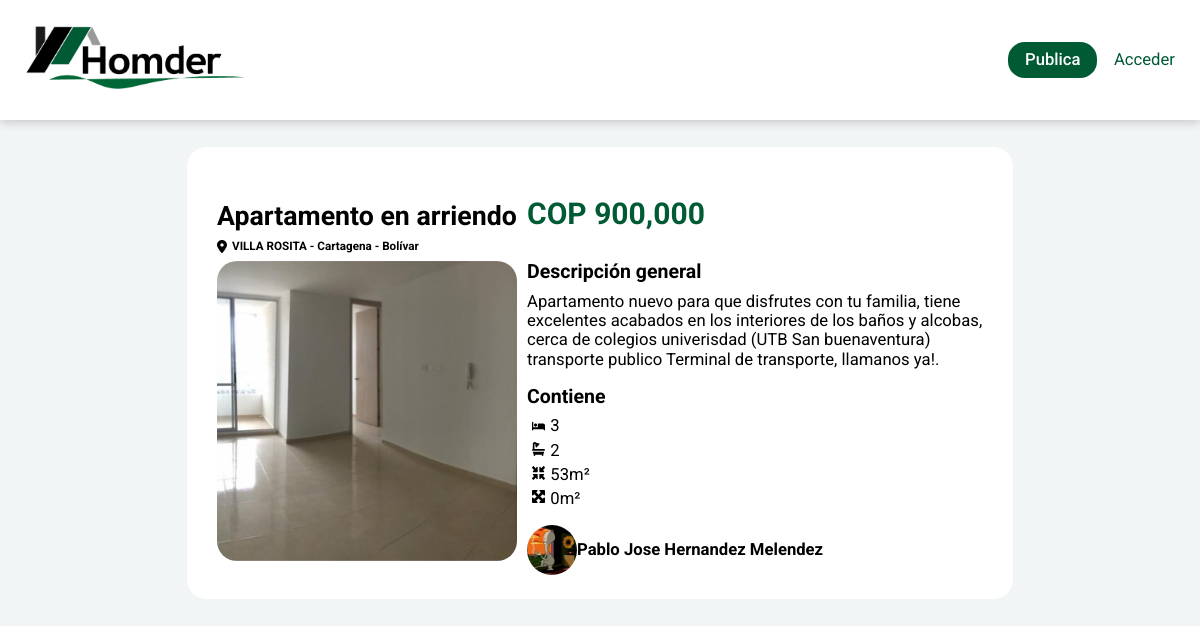
The page /post.php?id=1 on the database its author committed.
### tables this page shows
CREATE TABLE `posts` (
  `id` int(11) NOT NULL,
  `title` varchar(100) NOT NULL,
  `description` varchar(500) NOT NULL,
  `location` varchar(120) DEFAULT NULL,
  `price` varchar(20) NOT NULL,
  `rooms` int(11) DEFAULT NULL,
  `bathrooms` int(11) DEFAULT NULL,
  `innerArea` decimal(10,0) DEFAULT NULL,
  `outerArea` decimal(10,0) DEFAULT NULL,
  `userID` int(11) DEFAULT NULL
);

CREATE TABLE `post_images` (
  `id` int(11) NOT NULL,
  `file_name` varchar(255) NOT NULL,
  `uploaded_on` datetime NOT NULL,
  `status` enum('0','1') DEFAULT '1',
  `post_id` int(11) DEFAULT NULL
);

CREATE TABLE `users` (
  `id` int(11) NOT NULL,
  `name` varchar(100) NOT NULL,
  `email` varchar(100) NOT NULL,
  `password` varchar(100) NOT NULL,
  `description` varchar(255) DEFAULT NULL,
  `phone` varchar(15) DEFAULT NULL,
  `profile-pic` varchar(255) DEFAULT 'default-user.svg'
);

### post.php (the view, shortened to what this page needs)
<!DOCTYPE html>
<?php
include 'scripts/php/partials/header-config_1.php';
$post_id=$_GET['id'];
$posts=$connect->query("SELECT * FROM posts WHERE id=$post_id");
if($posts->num_rows>0){
    $post=$posts->fetch_assoc();
    $post_userID=$post['userID'];
    $users=$connect->query("SELECT * FROM users WHERE id=$post_userID");
    if($users->num_rows>0){
        $author=$users->fetch_assoc();
        $thisProfilePicture=$author['profile-pic'];
        $thisProfilePictureFolder="uploads/";
        $imagesPHP=$connect->query("SELECT * FROM post_images WHERE post_id=$post_id");
    }
    else{
        post_notFound();
    }
} else{
    post_notFound();
}
?>
<html lang="es">
<head>
    <link rel="stylesheet" href="styles/css//03_pages/post.css">
</head>
<body>
    <?php include "scripts/php/partials/header.php";?>
    <main>
        <div class="post">
            <div class="post__presentation">
                <div class="post__info">
                    <h2 class="post__title"><?php echo $post['title']?></h2>
                    <div class="location"><?php echo $post['location']?></div>
                </div>
                <div class="post__images">
                    <?php
                    if(!$imagesPHP->num_rows>0){
                        $preview="http://localhost/Homder/img/default-photo.svg";?>
                        <img class="post__image" src="<?php echo $preview?>" alt="El creador de la publicación no subió fotos.">
                    <?php }
                    else{
                        $first=true;
                        while($row=$imagesPHP->fetch_assoc()){
                            if($first){
                                $first=false;
                                ?>
                                <img class="post__image" src="<?php echo "http://localhost/homder/uploads/".$row['file_name']?>" alt="Previsualización de las imágenes asociadas a la publicación.">
                        <?php
                            }
                        ?>
                        <?php
                        }
                        ?>
                    <?php
                    }
                    ?>
                </div>
            </div>
            <div>
                <div class="post__description">
                    <h3 class="post__price"><?php echo $post['price'];?></h3>
                    <h3 class="post__section">Descripción general</h3>
                    <?php echo $post['description']?>
                    <h3 class="post__section">Contiene</h3>
                    <?php
                    if(isset($post['rooms'])){
                        echo '<div class="feature rooms">'. $post['rooms'] .'</div>';
                    }
                    if(isset($post['bathrooms'])){
                        echo '<div class="feature bathrooms">'. $post['bathrooms'] .'</div>';
                    }
                    if(isset($post['innerArea'])){
                        echo '<div class="feature area-inside">'. $post['innerArea'] .'m²</div>';
                    }
                    if(isset($post['outerArea'])){
                        echo '<div class="feature area-outside">'. $post['outerArea'] .'m²</div>';
                    }
                    ?>
                </div>
                <div class="contact" onclick="window.location='http://localhost/homder/profile.php?id=<?php echo $author['id']?>';">
                    <div class="contact__author">
                        <image class="contact__profile" src="<?php echo "http://localhost/homder/".$thisProfilePictureFolder.$thisProfilePicture?>"></image>
                        <h3 class="contact__name"><?php echo $author['name']?></h3>
                    </div>
                </div>
            </div>
        </div>
    </main>
</body>
</html>

### styles/css/03_pages/post.css (style rules this page uses)
.post { background: white; min-width: 350px; padding: 20px; border-radius: 20px; }
.post__description { margin: 1rem 0; }
.post__presentation { display: flex; justify-content: space-evenly; flex-direction: column; padding: 10px; }
.post__images { height: 300px; aspect-ratio: 1/1; background: #FFF; border-radius: 20px; overflow: hidden; cursor: pointer; position: relative; overflow: hidden; }
.post__image { width: 100%; aspect-ratio: inherit; object-fit:cover; }
.post__price { color:var(--clr-green); font-size: 1.8rem; }
.post__title, .post__section { margin: 1rem 0 .5rem 0; }
.post__title { font-weight: bolder; font-size: 1.6rem; }
@media screen and (min-width:850px) { .post { max-width: 70%; } }
@media screen and (min-width:700px) { .post { display: grid; grid-template-columns: 1fr 2fr; } }
@media screen and (min-width:700px) { .post__image { width: 100%; } }

### styles/css/01_molecules/indicatory.css (style rules this page uses)
.feature { display: flex; margin:5px 5px; }
.feature::before { aspect-ratio: 1/1; height: .8rem; left: 0; margin-right: 5px; }
.location { display: flex; flex-wrap: nowrap; font-size: .7rem; font-weight: bold; gap: 5px; margin: 5px 0 0 0; }
.location::before { aspect-ratio: 1/1; content: url("http://localhost/homder/img/icons/location-dot-solid.svg"); height: .6rem; }
.rooms::before { content: url("http://localhost/homder/img/icons/bed-solid.svg"); }
.bathrooms::before { content: url("http://localhost/homder/img/icons/bath-solid.svg"); }
.area-inside::before { content: url("http://localhost/homder/img/icons/minimize-solid.svg"); }
.area-outside::before { content: url("http://localhost/homder/img/icons/maximize-solid.svg"); }

### styles/css/index.css (style rules this page uses)
* { box-sizing: border-box; }
html { min-height: 100vh; font-size: calc(12px + 0.390625vw); }
body { display: flex; flex-direction: column; min-height: 100vh; background-color: #F2F5F5; }
main { display: flex; flex-direction: column; align-items: center; padding: 10px; }

### styles/css/01_molecules/conctact.css (style rules this page uses)
.contact { cursor: pointer; display: inline-block; }
.contact__author { display: inline-flex; justify-items: center; align-items: center; }
.contact__profile { width: 50px; border-radius: 50%; aspect-ratio: 1/1; }
.contact__name { margin: 0; font-size: 1rem; }

### styles/css/colors.css (style rules this page uses)
:root { --clr-dark:#333; --clr-green-darker:#004629; --clr-green:#005A34; }

### rows shown on the page
posts: title "Apartamento en arriendo", location "VILLA ROSITA - Cartagena - Bolívar", price "COP 900,000", description "Apartamento nuevo para que disfrutes con tu familia, tiene excelentes acabados en los interiores de los baños y alcobas, cerca de colegios univerisdad (UTB San buenaventura) transporte publico Terminal de transporte, llamanos ya!.", rooms "3", bathrooms "2", innerArea "53", outerArea "0"
post_images: file_name (picture)
users: value (picture), name "Pablo Jose Hernandez Melendez"
